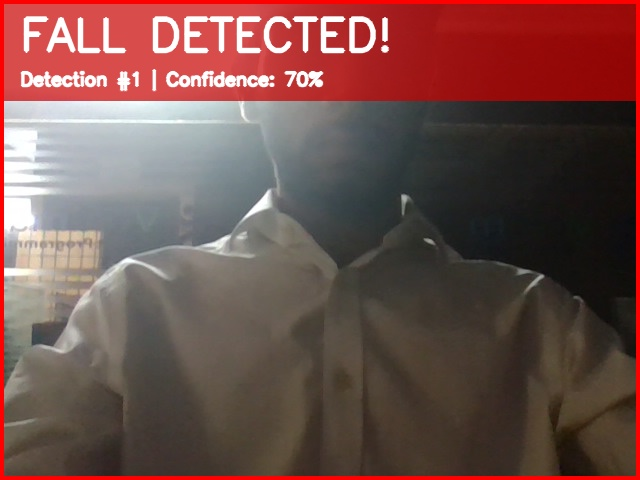
#> input picture fall_and_tremor/webcam_detections/fall_20260228_151254_001.jpg, 640 x 480 px, given in place of the camera
$ python webcam_fall_detector.py
#> lines starting #> are read from the running program, lines starting #| are printed output that depends on the picture
"""
Desktop Webcam Fall Detection Application
Real-time fall detection using computer webcam

Run this standalone application on desktop for:
- Real-time webcam monitoring
- Instant fall detection alerts
- No web lag (direct camera access)
- Visual + Audio alerts
- Screenshot capture on detection

Usage:
    python webcam_fall_detector.py

Controls:
    Q - Quit
    S - Save current frame
    R - Reset detection
    P - Pause/Resume
"""

import cv2
import numpy as np
from collections import deque
import os
from datetime import datetime
from pathlib import Path
import sys
import threading
import time
import json

# Audio alerts (Windows only)
try:
    import winsound
    _WINSOUND = True
except ImportError:
    _WINSOUND = False

# Add src to path
sys.path.insert(0, 'src')

try:
    from email_alert import send_fall_alert, send_test_email
    _EMAIL_AVAILABLE = True
except ImportError:
    _EMAIL_AVAILABLE = False
    print("⚠️  email_alert module not found — email alerts disabled")


class RealtimeWebcamFallDetector:
    """
    Real-time fall detection from webcam feed
    Optimized for desktop performance
    """

    def __init__(self,
                 camera_id=0,
                 still_threshold=0.015,
                 active_threshold=0.03,
                 min_still_frames=3,
                 min_active_frames=4,
                 lookback_window=25,
                 cooldown_frames=30,
                 confirm_window=15,
                 confirm_required=10,
                 output_dir='webcam_detections',
                 # ─ email alert settings ─────────────────────────────────
                 email_enabled=False,
                 email_recipient='',
                 email_sender='',
                 email_password='',
                 smtp_host='smtp.gmail.com',
                 smtp_port=587):
        """
        Initialize webcam fall detector

        Args:
            camera_id        : Webcam ID (0 for default camera)
            still_threshold  : Motion score below this = still
            active_threshold : Motion score above this = active
            min_still_frames : Consecutive still frames to trigger
            min_active_frames: Active frames required in history
            lookback_window  : Sliding window size
            cooldown_frames  : Frames to skip after detection
            confirm_window   : Future frames to check for confirmation
            confirm_required : How many future frames must be still
            output_dir       : Where to save detection screenshots
            email_enabled    : Enable email alerts on fall detection
            email_recipient  : Comma-separated recipient email address(es)
            email_sender     : SMTP sender email address
            email_password   : SMTP password / Gmail App Password
            smtp_host        : SMTP server host
            smtp_port        : SMTP server port
        """

        self.camera_id = camera_id
        self.still_threshold = still_threshold
        self.active_threshold = active_threshold
        self.min_still_frames = min_still_frames
        self.min_active_frames = min_active_frames
        self.lookback_window = lookback_window
        self.cooldown_frames = cooldown_frames
        self.confirm_window = confirm_window
        self.confirm_required = confirm_required

        # Output directory
        self.output_dir = Path(output_dir)
        self.output_dir.mkdir(exist_ok=True)

        # Email settings
        self.email_enabled   = email_enabled and _EMAIL_AVAILABLE
        self.email_recipient = email_recipient
        self.email_sender    = email_sender
        self.email_password  = email_password
        self.smtp_host       = smtp_host
        self.smtp_port       = smtp_port

        # State variables
        self.motion_buffer = deque(maxlen=lookback_window)
        self.still_count = 0
        self.cooldown = 0
        self.detection_count = 0
        self.prev_gray = None

        # Confirmation phase
        self.confirming = False
        self.confirmation_start = 0
        self.confirmation_frames = []

        # Statistics
        self.total_frames = 0
        self.fps = 0
        self.last_fps_time = time.time()
        self.fps_frame_count = 0

        # Status
        self.paused = False
        self.running = True

        print("="*60)
        print("🎥 WEBCAM FALL DETECTOR - Desktop Application")
        print("="*60)
        print(f"Output directory: {self.output_dir.absolute()}")
        print(f"Camera ID: {camera_id}")
        print("\nControls:")
        print("  Q - Quit")
        print("  S - Save current frame")
        print("  R - Reset detection state")
        print("  P - Pause/Resume")
        print("="*60)

    def calculate_motion_score(self, gray_frame):
        """
        Calculate motion score between current and previous frame

        Returns:
            float: Motion score (0-1), fraction of changed pixels
        """
        if self.prev_gray is None:
            self.prev_gray = gray_frame
            return 0.0

        # Calculate difference
        diff = cv2.absdiff(self.prev_gray, gray_frame)
        self.prev_gray = gray_frame

        # Threshold
        _, thresh = cv2.threshold(diff, 25, 1, cv2.THRESH_BINARY)

        # Calculate score
        h, w = thresh.shape
        score = float(np.sum(thresh)) / (w * h)

        return score

    def detect_fall(self, motion_score):
        """
        Check if current motion pattern indicates a fall

        Args:
            motion_score: Current frame's motion score

        Returns:
            tuple: (is_fall_candidate, confidence)
        """
        # Add to buffer
        self.motion_buffer.append(motion_score)

        # Handle cooldown
        if self.cooldown > 0:
            self.cooldown -= 1
            self.still_count = 0
            return False, 0.0

        # If in confirmation phase, collect frames
        if self.confirming:
            self.confirmation_frames.append(motion_score)

            # Check if we have enough confirmation frames
            if len(self.confirmation_frames) >= self.confirm_window:
                # Count still frames
                still_count = sum(1 for s in self.confirmation_frames
                                 if s < self.still_threshold)

                # Decide
                if still_count >= self.confirm_required:
                    # FALL CONFIRMED!
                    self.confirming = False
                    self.confirmation_frames = []
                    self.cooldown = self.cooldown_frames

                    # Calculate confidence
                    peak = max(self.motion_buffer) if self.motion_buffer else 0
                    confidence = min(1.0, peak / 0.10)

                    return True, confidence
                else:
                    # Not a fall, reset
                    self.confirming = False
                    self.confirmation_frames = []

            return False, 0.0

        # Count active and still frames
        buffer_list = list(self.motion_buffer)
        active_frames = sum(1 for s in buffer_list[:-1]
                           if s > self.active_threshold)
        was_active = active_frames >= self.min_active_frames

        # Track consecutive still frames
        if motion_score < self.still_threshold:
            self.still_count += 1
        else:
            self.still_count = 0

        # CANDIDATE DETECTION
        if was_active and self.still_count >= self.min_still_frames:
            # Person was moving, now still
            # Start confirmation phase
            self.confirming = True
            self.confirmation_start = self.total_frames
            self.confirmation_frames = []
            self.still_count = 0

        return False, 0.0

    # [97 lines left out: functions play_alert_sound, save_detection, annotate_fall, not called in this run]

    def draw_overlay(self, frame, motion_score, status_text="Monitoring"):
        """
        Draw status overlay on frame

        Args:
            frame: BGR image to draw on
            motion_score: Current motion score
            status_text: Status message
        """
        h, w = frame.shape[:2]

        # Semi-transparent black bar at bottom
        overlay = frame.copy()
        cv2.rectangle(overlay, (0, h-120), (w, h), (0, 0, 0), -1)
        cv2.addWeighted(overlay, 0.6, frame, 0.4, 0, frame)

        # Status
        color = (0, 255, 0) if "Monitoring" in status_text else (0, 165, 255)
        cv2.putText(frame, status_text,
                   (20, h-85), cv2.FONT_HERSHEY_SIMPLEX,
                   0.7, color, 2, cv2.LINE_AA)

        # Motion score bar
        bar_width = int((w - 40) * min(motion_score / 0.1, 1.0))
        cv2.rectangle(frame, (20, h-60), (20 + bar_width, h-40),
                     (0, 255, 255) if motion_score > self.active_threshold else (0, 255, 0),
                     -1)
        cv2.rectangle(frame, (20, h-60), (w-20, h-40), (255, 255, 255), 2)

        cv2.putText(frame, f"Motion: {motion_score*100:.2f}%",
                   (20, h-15), cv2.FONT_HERSHEY_SIMPLEX,
                   0.5, (255, 255, 255), 1, cv2.LINE_AA)

        # Buffer status
        buffer_status = f"Buffer: {len(self.motion_buffer)}/{self.lookback_window}"
        active_count = sum(1 for s in self.motion_buffer
                          if s > self.active_threshold)
        buffer_status += f" | Active: {active_count}/{self.min_active_frames}"

        cv2.putText(frame, buffer_status,
                   (w-400, h-15), cv2.FONT_HERSHEY_SIMPLEX,
                   0.5, (255, 255, 255), 1, cv2.LINE_AA)

        # FPS counter (top right)
        cv2.putText(frame, f"FPS: {self.fps:.1f}",
                   (w-120, 30), cv2.FONT_HERSHEY_SIMPLEX,
                   0.6, (0, 255, 0), 2, cv2.LINE_AA)

        # Detection count (top right)
        cv2.putText(frame, f"Falls: {self.detection_count}",
                   (w-120, 60), cv2.FONT_HERSHEY_SIMPLEX,
                   0.6, (255, 255, 255), 2, cv2.LINE_AA)

    def update_fps(self):
        """Update FPS counter"""
        self.fps_frame_count += 1
        current_time = time.time()
        elapsed = current_time - self.last_fps_time

        if elapsed >= 1.0:  # Update every second
            self.fps = self.fps_frame_count / elapsed
            self.fps_frame_count = 0
            self.last_fps_time = current_time

    def run(self):
        """
        Main loop - capture and process webcam feed
        """
        # Open camera
        cap = cv2.VideoCapture(self.camera_id)

        if not cap.isOpened():
            print(f"❌ ERROR: Cannot open camera {self.camera_id}")
            print("   Check if camera is connected and not used by another app")
            return

        # Set camera properties for better performance
        cap.set(cv2.CAP_PROP_FRAME_WIDTH, 640)
        cap.set(cv2.CAP_PROP_FRAME_HEIGHT, 480)
        cap.set(cv2.CAP_PROP_FPS, 30)

        actual_width = int(cap.get(cv2.CAP_PROP_FRAME_WIDTH))
        actual_height = int(cap.get(cv2.CAP_PROP_FRAME_HEIGHT))
        actual_fps = cap.get(cv2.CAP_PROP_FPS)

        print(f"\n✅ Camera opened successfully")
        print(f"   Resolution: {actual_width}x{actual_height}")
        print(f"   Camera FPS: {actual_fps:.1f}")
        print("\nStarting detection...\n")

        cv2.namedWindow('Webcam Fall Detector', cv2.WINDOW_NORMAL)
        cv2.resizeWindow('Webcam Fall Detector', 800, 600)

        try:
            while self.running:
                # Read frame
                ret, frame = cap.read()
                if not ret:
                    print("❌ Failed to read frame")
                    break

                self.total_frames += 1
                self.update_fps()

                # Process if not paused
                if not self.paused:
                    # Convert to grayscale
                    gray = cv2.cvtColor(frame, cv2.COLOR_BGR2GRAY)
                    gray = cv2.GaussianBlur(gray, (9, 9), 0)

                    # Calculate motion
                    motion_score = self.calculate_motion_score(gray)

                    # Detect fall
                    is_fall, confidence = self.detect_fall(motion_score)

                    # Handle detection
                    if is_fall:
                        self.save_detection(frame, confidence)

                    # Status text
                    if self.confirming:
                        confirm_progress = len(self.confirmation_frames)
                        status = f"Confirming... ({confirm_progress}/{self.confirm_window})"
                    elif self.cooldown > 0:
                        status = f"Cooldown ({self.cooldown} frames)"
                    else:
                        status = "Monitoring"

                    # Draw overlay
                    self.draw_overlay(frame, motion_score, status)
                else:
                    # Paused overlay
                    h, w = frame.shape[:2]
                    overlay = frame.copy()
                    cv2.rectangle(overlay, (0, 0), (w, h), (0, 0, 0), -1)
                    cv2.addWeighted(overlay, 0.5, frame, 0.5, 0, frame)
                    cv2.putText(frame, "PAUSED", (w//2-100, h//2),
                               cv2.FONT_HERSHEY_SIMPLEX, 2, (0, 255, 255), 3)

                # Show frame
                cv2.imshow('Webcam Fall Detector', frame)

                # Handle keyboard input
                key = cv2.waitKey(1) & 0xFF

                if key == ord('q') or key == ord('Q'):
                    print("\n👋 Quitting...")
                    self.running = False

                elif key == ord('s') or key == ord('S'):
                    # Save current frame
                    timestamp = datetime.now().strftime('%Y%m%d_%H%M%S')
                    filename = f"snapshot_{timestamp}.jpg"
                    filepath = self.output_dir / filename
                    cv2.imwrite(str(filepath), frame)
                    print(f"📸 Snapshot saved: {filename}")

                elif key == ord('r') or key == ord('R'):
                    # Reset state
                    self.motion_buffer.clear()
                    self.still_count = 0
                    self.cooldown = 0
                    self.confirming = False
                    self.confirmation_frames = []
                    self.prev_gray = None
                    print("🔄 Detection state reset")

                elif key == ord('p') or key == ord('P'):
                    # Toggle pause
                    self.paused = not self.paused
                    status = "⏸️  PAUSED" if self.paused else "▶️  RESUMED"
                    print(status)

        except KeyboardInterrupt:
            print("\n\n⚠️  Interrupted by user")

        finally:
            # Cleanup
            cap.release()
            cv2.destroyAllWindows()

            print("\n" + "="*60)
            print("📊 SESSION SUMMARY")
            print("="*60)
            print(f"Total frames processed: {self.total_frames}")
            print(f"Falls detected: {self.detection_count}")
            print(f"Output directory: {self.output_dir.absolute()}")
            print("="*60)


def main():
    """Main entry point – loads email settings from app/email_settings.json if present."""
    print("\n" + "="*60)
    print("🎥 WEBCAM FALL DETECTION - Desktop Application")
    print("="*60)
    print("\nInitializing...\n")

    # ── Load email settings saved via the web UI ───────────────────────────
    email_settings_path = Path('app') / 'email_settings.json'
    email_cfg = {}
    if email_settings_path.exists():
        try:
            with open(email_settings_path, 'r') as f:
#> (reads fall_and_tremor/app/email_settings.json from the repository)
                email_cfg = json.load(f)
            if email_cfg.get('enabled'):
                print(f"📧 Email alerts ENABLED → recipient: {email_cfg.get('recipient_email','')}")
            else:
                print("📧 Email alerts disabled (enable via web UI or edit app/email_settings.json)")
        except Exception as e:
            print(f"⚠️  Could not load email settings: {e}")
    else:
        print("📧 No email settings found. Configure via web UI or create app/email_settings.json")

    # ── Create detector ────────────────────────────────────────────────────
    detector = RealtimeWebcamFallDetector(
        camera_id         = 0,
        still_threshold   = 0.015,
        active_threshold  = 0.03,
        min_still_frames  = 3,
        min_active_frames = 4,
        confirm_window    = 15,
        confirm_required  = 10,
        output_dir        = 'webcam_detections',
        # email
        email_enabled    = bool(email_cfg.get('enabled', False)),
        email_recipient  = email_cfg.get('recipient_email', ''),
        email_sender     = email_cfg.get('sender_email', ''),
        email_password   = email_cfg.get('sender_password', ''),
        smtp_host        = email_cfg.get('smtp_host', 'smtp.gmail.com'),
        smtp_port        = int(email_cfg.get('smtp_port', 587)),
    )

    # Run
    detector.run()
#> in run, frame is the input picture: shape (480, 640, 3); mean B, G, R 75.5, 79.9, 114.5
#> in run, `gray = cv2.cvtColor(frame, cv2.COLOR_BGR2GRAY)`:
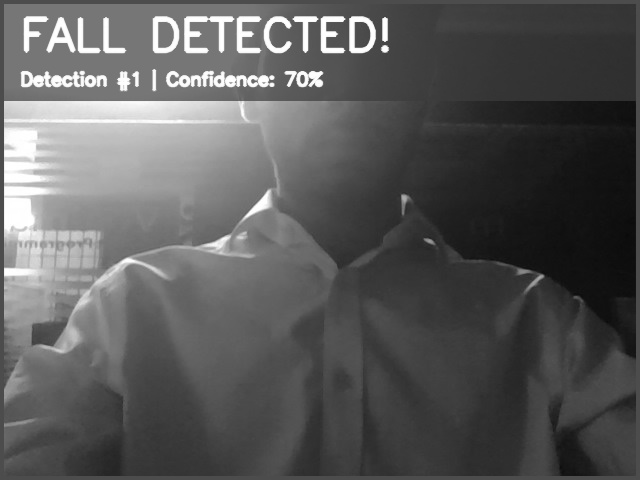
#> gray: shape (480, 640); min 10, max 255, mean 89.8
#> in run, `gray = cv2.GaussianBlur(gray, (9, 9), 0)`:
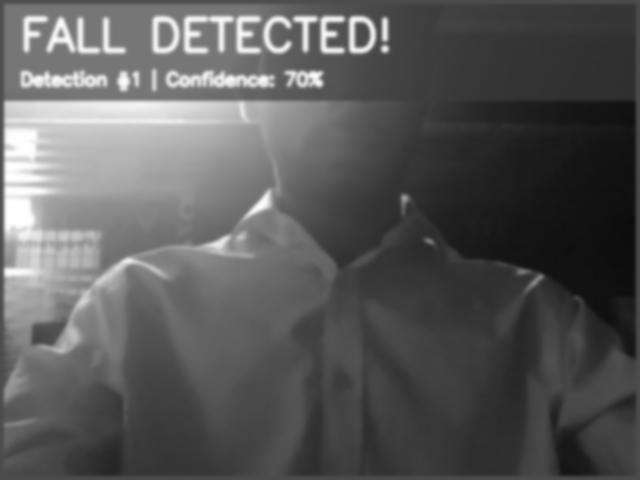
#> gray: shape (480, 640); min 12, max 255, mean 89.8
#> in run, `motion_score = self.calculate_motion_score(gray)`: motion_score = 0
#> in run, `is_fall, confidence = self.detect_fall(motion_score)`: is_fall = False; confidence = 0
#> in draw_overlay, `cv2.rectangle(overlay, (0, h-120), (w, h), (0, 0, 0), -1)`:
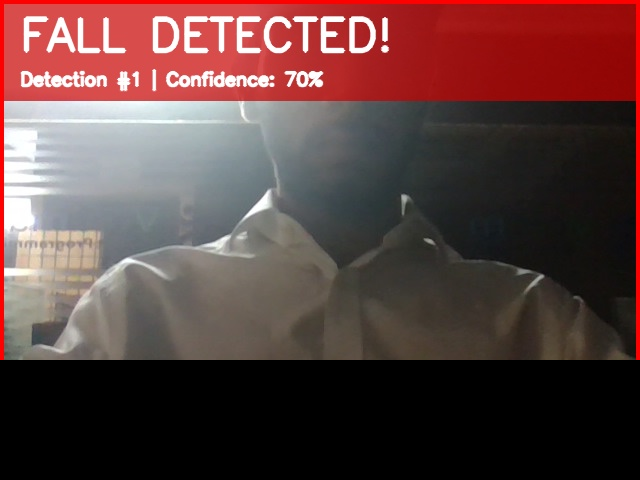
#> overlay: shape (480, 640, 3); mean B, G, R 63.2, 64.7, 93.6
#> in draw_overlay, `cv2.addWeighted(overlay, 0.6, frame, 0.4, 0, frame)`:
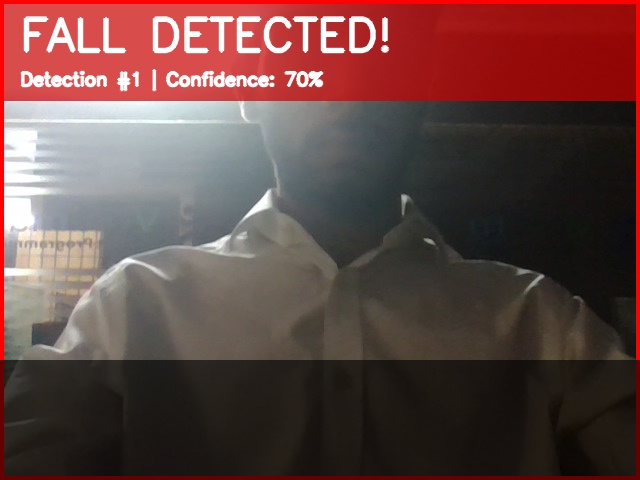
#> frame: shape (480, 640, 3); mean B, G, R 68.1, 70.8, 102
#> in draw_overlay, `cv2.rectangle(frame, (20, h-60), (20 + bar_width, h-40), (0, 255, 255)..`: frame: shape (480, 640, 3); mean B, G, R 68, 71.5, 101.9
#> in draw_overlay, `cv2.putText(frame, f"Falls: {self.detection_count}", (w-120, 60), cv2...`:
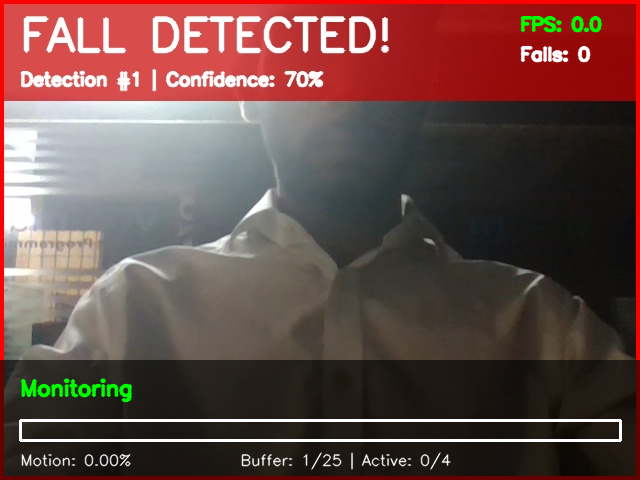
#> frame: shape (480, 640, 3); mean B, G, R 72, 75.9, 105.1
#> (key q is pressed here)


if __name__ == '__main__':
    main()
